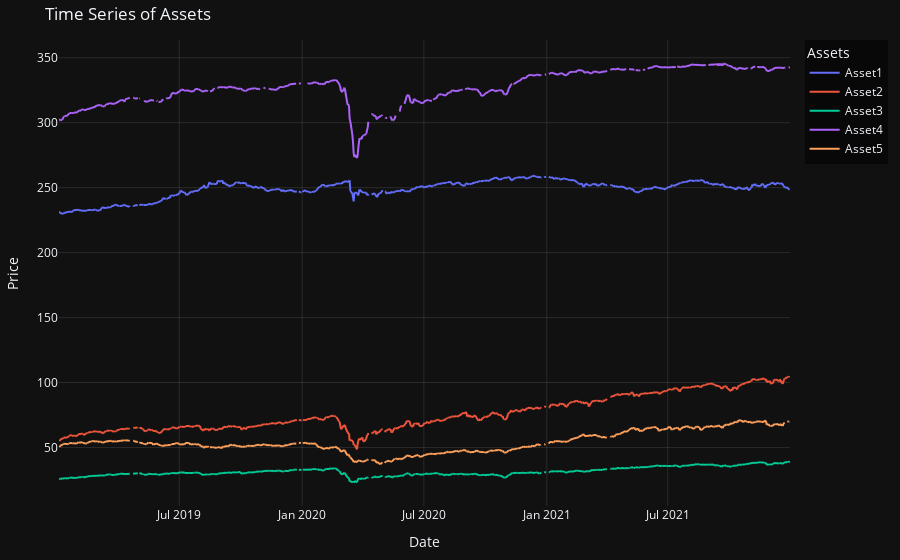

The cell this chart's notebook holds for it:
### Markdown cell above
Thoughts: I see erratic missing data, they dont seem to follow a pattern and not all of the missing data is realting to all the assets in the same way. I thought about filling them with interpolation e.g., but some data has high jumps in between the missing data, and quite some days in between, so we can't really know what happened there.

### Code cell
fig = px.line(
    df_melted,
    x="date",
    y="Value",
    color="Asset",
    title="Time Series of Assets",
    labels={"Value": "Price", "date": "Date"},
    template="plotly_dark",
)

fig.update_layout(
    xaxis=dict(showgrid=True, gridcolor="rgba(255,255,255,0.1)"),
    yaxis=dict(showgrid=True, gridcolor="rgba(255,255,255,0.1)"),
    hovermode="x unified",
    legend=dict(title="Assets", bgcolor="rgba(0,0,0,0.5)"),
    margin=dict(l=40, r=40, t=40, b=40),
)

fig.show()

### Figure 1 — Plotly figure (JSON) as saved in the notebook; plotly's stock layout.template omitted (floating-point values rounded to 4 significant figures; data arrays with more than 128 entries replaced by an {"elided": "..."} marker saying what was removed)
{"data": [{"hovertemplate": "Asset=Asset1<br>Date=%{x}<br>Price=%{y}<extra></extra>", "legendgroup": "Asset1", "line": {"color": "#636efa", "dash": "solid"}, "marker": {"symbol": "circle"}, "mode": "lines", "name": "Asset1", "showlegend": true, "type": "scattergl", "x": {"elided": "783 str values"}, "xaxis": "x", "y": {"elided": "783 float values"}, "yaxis": "y"}, {"hovertemplate": "Asset=Asset2<br>Date=%{x}<br>Price=%{y}<extra></extra>", "legendgroup": "Asset2", "line": {"color": "#EF553B", "dash": "solid"}, "marker": {"symbol": "circle"}, "mode": "lines", "name": "Asset2", "showlegend": true, "type": "scattergl", "x": {"elided": "783 str values"}, "xaxis": "x", "y": {"elided": "783 float values"}, "yaxis": "y"}, {"hovertemplate": "Asset=Asset3<br>Date=%{x}<br>Price=%{y}<extra></extra>", "legendgroup": "Asset3", "line": {"color": "#00cc96", "dash": "solid"}, "marker": {"symbol": "circle"}, "mode": "lines", "name": "Asset3", "showlegend": true, "type": "scattergl", "x": {"elided": "783 str values"}, "xaxis": "x", "y": {"elided": "783 float values"}, "yaxis": "y"}, {"hovertemplate": "Asset=Asset4<br>Date=%{x}<br>Price=%{y}<extra></extra>", "legendgroup": "Asset4", "line": {"color": "#ab63fa", "dash": "solid"}, "marker": {"symbol": "circle"}, "mode": "lines", "name": "Asset4", "showlegend": true, "type": "scattergl", "x": {"elided": "783 str values"}, "xaxis": "x", "y": {"elided": "783 float values"}, "yaxis": "y"}, {"hovertemplate": "Asset=Asset5<br>Date=%{x}<br>Price=%{y}<extra></extra>", "legendgroup": "Asset5", "line": {"color": "#FFA15A", "dash": "solid"}, "marker": {"symbol": "circle"}, "mode": "lines", "name": "Asset5", "showlegend": true, "type": "scattergl", "x": {"elided": "783 str values"}, "xaxis": "x", "y": {"elided": "783 float values"}, "yaxis": "y"}], "layout": {"hovermode": "x unified", "legend": {"bgcolor": "rgba(0,0,0,0.5)", "title": {"text": "Assets"}, "tracegroupgap": 0}, "margin": {"b": 40, "l": 40, "r": 40, "t": 40}, "title": {"text": "Time Series of Assets"}, "xaxis": {"anchor": "y", "domain": [0, 1], "gridcolor": "rgba(255,255,255,0.1)", "showgrid": true, "title": {"text": "Date"}}, "yaxis": {"anchor": "x", "domain": [0, 1], "gridcolor": "rgba(255,255,255,0.1)", "showgrid": true, "title": {"text": "Price"}}}}
